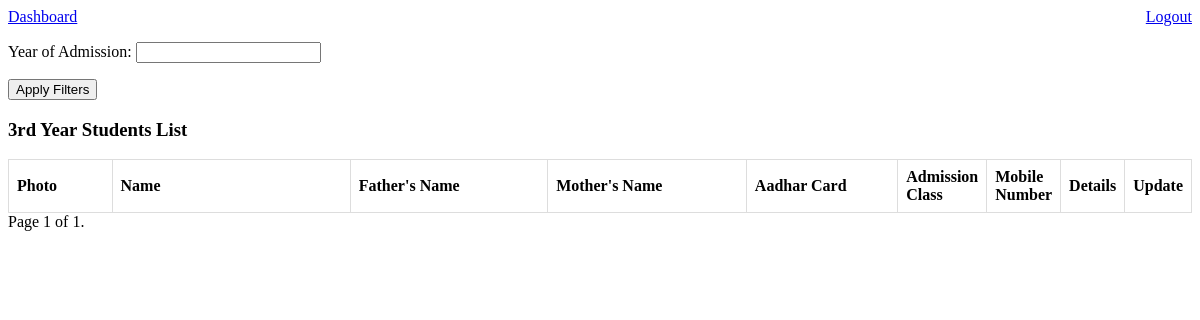
/student-list/third_year/ (signed in), run on an earlier commit of the app's database.
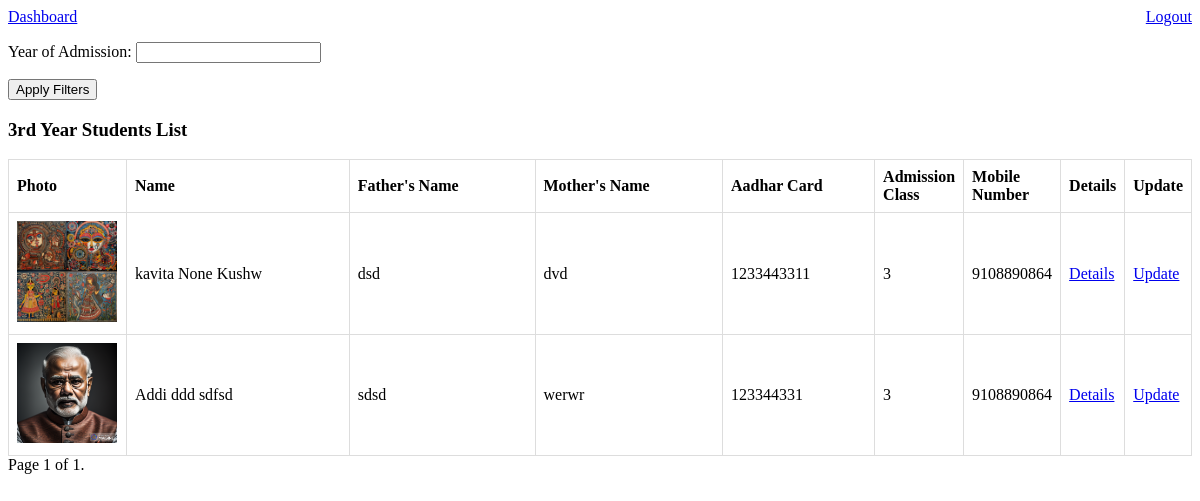
And on a later commit of the database.
### admissionapp/models.py (models this page shows, shortened)
class AdmissionForm(models.Model):
    first_name = models.CharField(max_length=50)
    middle_name = models.CharField(max_length=50, blank=True,)
    last_name = models.CharField(max_length=50, blank=True,)
    father_name = models.CharField(max_length=100)
    mother_name = models.CharField(max_length=100)
    photo = models.ImageField(upload_to='admission_photos/')
    marks_10th = models.DecimalField(max_digits=5, decimal_places=2)
    marks_12th = models.DecimalField(max_digits=5, decimal_places=2)
    admission_batch = models.CharField(max_length=20)
    school_details_12th = models.TextField()
    school_details_10th = models.TextField()
    address = models.TextField()
    pass_out_year_12th = models.IntegerField()
    pass_out_year_10th = models.IntegerField()
    admission_date = models.DateField()
    caste = models.CharField(max_length=20)
    roll_number_12th = models.CharField(max_length=20)
    roll_number_10th = models.CharField(max_length=20)
    aadhar_number = models.CharField(max_length=12, unique=True)
    mobile_number = models.CharField(max_length=10)
    date_of_birth = models.DateField()
    subjects = models.CharField(max_length=1000)
    registration_number = models.CharField(max_length=20, blank=True,)

### student_list/views.py (the view)
# urls.py: path('third_year/', views.third_year, name='third_year'),
@login_required
def third_year(request):
    third_year_students = AdmissionForm.objects.filter(admission_batch='3')
    year_filter_form = AdmissionYearFilterForm(request.GET)
    if year_filter_form.is_valid():
        admission_year = year_filter_form.cleaned_data.get('admission_year')
        if admission_year:
            third_year_students = third_year_students.filter(admission_date__year=admission_year)
    page = request.GET.get('page')
    paginator = Paginator(third_year_students, 20)  # Display 10 students per page, you can adjust this number as needed
    third_year_students = paginator.get_page(page)
    context = {
        'third_year_students': third_year_students,
        'year_filter_form': year_filter_form,
    }
    return render(request, 'student_list/third_year.html', context)

### student_list/forms.py
class AdmissionYearFilterForm(forms.Form):
    admission_year = forms.IntegerField(label='Year of Admission', required=False)

### student_list/templates/student_list/third_year.html (shortened to what this page needs)
<!DOCTYPE html>
<html>
<head>
</head>
<body>
    <a href="{% url 'dashboardpage' %}">Dashboard</a>
    <a href="{% url 'logout' %}?next=/loginapp/logout/" style="float: right;">Logout</a>
    <form method="get">
        {{ year_filter_form.as_p }}
        <button type="submit">Apply Filters</button>
    </form>
    <h3>3rd Year Students List</h3>
    <table>
        <thead>
            <tr>
                <th class="photo-column">Photo</th>
                <th class="name-column">Name</th>
                <th class="father-name-column">Father's Name</th>
                <th class="mother-name-column">Mother's Name</th>
                <th class="aadhar-column">Aadhar Card</th>
                <th class="admission-class-column">Admission Class</th>
                <th class="mobile-number-column">Mobile Number</th>
                <th>Details</th>
                <th>Update</th>
            </tr>
        </thead>
        <tbody>
            {% for student in third_year_students %}
                <tr>
                    <td class="photo-column"><img src="{{ student.photo.url }}" alt="{{ student.first_name }} {{ student.last_name }} Photo" width="100"></td>
                    <td class="name-column">{{ student.first_name }} {{ student.middle_name }} {{ student.last_name }}</td>
                    <td class="father-name-column">{{ student.father_name }}</td>
                    <td class="mother-name-column">{{ student.mother_name }}</td>
                    <td class="aadhar-column">{{ student.aadhar_number }}</td>
                    <td class="admission-class-column">{{ student.admission_batch }}</td>
                    <td class="mobile-number-column">{{ student.mobile_number }}</td>
                    <td><a href="{% url 'student_details' student.id %}">Details</a></td>
                    <td><a href="{% url 'update_student_third_year' student.id %}">Update</a></td>
                </tr>
            {% endfor %}
        </tbody>
    </table>
</body>
</html>
<div class="pagination">
    <span class="step-links">
        <span class="current-page">
            Page {{ third_year_students.number }} of {{ third_year_students.paginator.num_pages }}.
        </span>
    </span>
</div>

What changed in the data, as far as the page shows it:
added AdmissionForm: photo (picture), first_name "kavita", middle_name "None", last_name "Kushw", father_name "dsd", mother_name "dvd", aadhar_number "1233443311", admission_batch "3", mobile_number "9108890864"
added AdmissionForm: photo (picture), first_name "Addi", middle_name "ddd", last_name "sdfsd", father_name "sdsd", mother_name "werwr", aadhar_number "123344331", admission_batch "3", mobile_number "9108890864"
